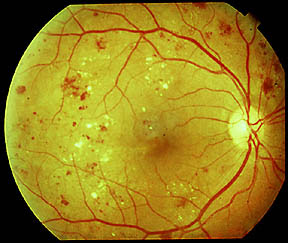
%> input picture Dibetic Retinal Fundus Image/unnamed (1) (1).jpg, 288 x 243 px
$ octave --eval "result = performSegmentation(imread('Dibetic Retinal Fundus Image/unnamed (1) (1).jpg'));"   (GNU Octave 9; MATLAB toolbox functions it lacks are replaced by stand-ins)
%> lines starting %> are read from the running program, lines starting %| are printed output that depends on the picture; in (x1, y1, x2, y2) boxes, pixels count from 0 and x2, y2 are one past the last pixel; in counts of white or black regions, pixels touching at a corner belong together; the program's own positions count from 1
    % performSegmentation.m
    function [preprocessedImg, vesselEnhancedImg, segmentedBW, thinnedVessels, overlayImg] = performSegmentation(originalImage)

        % --- 1. Preprocessing ---
        % Convert to grayscale
        if size(originalImage, 3) == 3
            grayImg = rgb2gray(originalImage);
        else
            grayImg = originalImage; % Already grayscale
        end
        preprocessedImg = grayImg;

        % Enhance contrast using CLAHE (Adaptive Histogram Equalization)
        % Often the green channel gives best contrast for vessels
        if size(originalImage, 3) == 3
            greenChannel = originalImage(:,:,2);
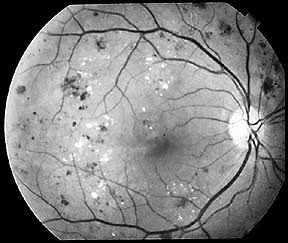
%> greenChannel: size 243x288 uint8; min 0, max 255, mean 127.4
            vesselEnhancedImg = adapthisteq(greenChannel, 'ClipLimit', 0.02, 'Distribution', 'rayleigh');
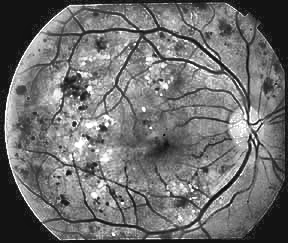
%> vesselEnhancedImg: size 243x288 uint8; min 0, max 255, mean 111
        else
            vesselEnhancedImg = adapthisteq(grayImg, 'ClipLimit', 0.02, 'Distribution', 'rayleigh');
        end

        % --- 2. Blood Vessel Segmentation (Classic DIP techniques) ---
        % Matched Filtering using a 2D Gaussian Kernel (common for vessels)
        % Create a series of line detectors at different orientations
        numOrientations = 12; % Number of orientations for line detection
        sigma = 2;           % Gaussian std deviation (related to vessel width)
        len = 9;             % Length of the line detector

        vesselMap = zeros(size(vesselEnhancedImg), 'single'); % Initialize as single precision

        for i = 0:numOrientations-1
            theta = i * (180/numOrientations);
            % Create a linear filter (ridge filter)
            % Using 'log' for Laplacian of Gaussian to find ridges/lines
            h = fspecial('log', [len len], sigma);
            h = imrotate(h, theta, 'bilinear', 'crop');

            % Apply filter
            filteredImg = imfilter(single(vesselEnhancedImg), h, 'replicate');

            % Take the maximum response across all orientations to get the strongest vessel response
            vesselMap = max(vesselMap, filteredImg);
        end
%> this loop made 12 passes
%> pass 1, in performSegmentation, `vesselMap = max(vesselMap, filteredImg);`:
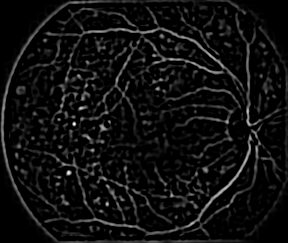
%> vesselMap: size 243x288 single; min 0, max 22.21, mean 1.4; drawn with min black and max white
%> pass 3, in performSegmentation, `filteredImg = imfilter(single(vesselEnhancedImg), h, 'replicate');`:
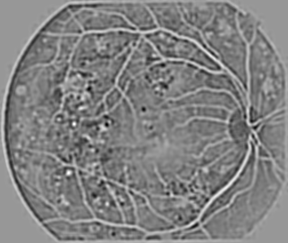
%> filteredImg: size 243x288 single; min -23.49, max 14.98, mean -3.91; drawn with min black and max white

        % Normalize the vessel map to [0, 1] for consistent thresholding
        vesselMap = rescale(vesselMap);

        % Global thresholding (Otsu's method)
        % You might need to experiment with thresholding techniques for better results
        level = graythresh(vesselMap);
%> level = 0.149
        segmentedBW = imbinarize(vesselMap, level);
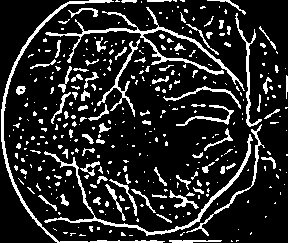
%> segmentedBW: size 243x288 logical; 15.7% white in thin lines or dots

        % Morphological cleaning
        segmentedBW = bwareaopen(segmentedBW, 50); % Remove small objects (noise)
%> segmentedBW: size 243x288 logical; 10.7% white; 37 white regions, largest, box (x1, y1, x2, y2) and area: (45, 7, 245, 91) 1265, (1, 0, 165, 243) 1222, (44, 134, 253, 236) 1089
        se = strel('disk', 2);
        segmentedBW = imclose(segmentedBW, se); % Close small gaps in vessels
%> segmentedBW: size 243x288 logical; 11.4% white; 24 white regions, largest, box (x1, y1, x2, y2) and area: (44, 0, 276, 236) 4445, (1, 0, 165, 243) 1333, (176, 105, 234, 126) 236

        % --- 3. Post-processing ---
        % Thinning (skeletonization)
        thinnedVessels = bwmorph(segmentedBW, 'skel', Inf);
%> thinnedVessels: size 243x288 logical; 5.3% white in thin lines or dots

        % Overlay segmentation on original image
        % Find boundaries of segmented vessels
        boundaries = bwperim(segmentedBW);
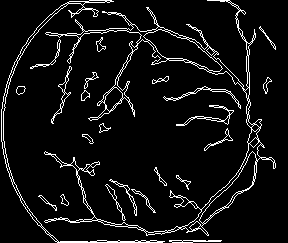
%> boundaries: size 243x288 logical; 7% white in thin lines or dots

        % Convert original image to uint8 if it's not already
        originalForOverlay = originalImage;
%> originalForOverlay is the input picture: size 243x288x3 uint8; mean R, G, B 151, 127.4, 28.9
        if ~isa(originalForOverlay, 'uint8')
            originalForOverlay = im2uint8(originalForOverlay);
        end

        overlayImg = originalForOverlay;
        % Set boundary pixels to white for overlay
        overlayImg(repmat(boundaries, [1 1 size(originalForOverlay,3)])) = 255;
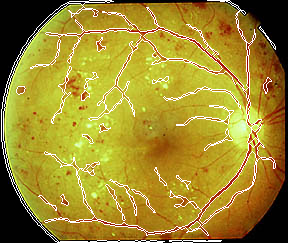
%> overlayImg: size 243x288x3 uint8; 7.01% of pixels changed, all inside (x1, y1, x2, y2) = (1, 0, 276, 243)

    end
